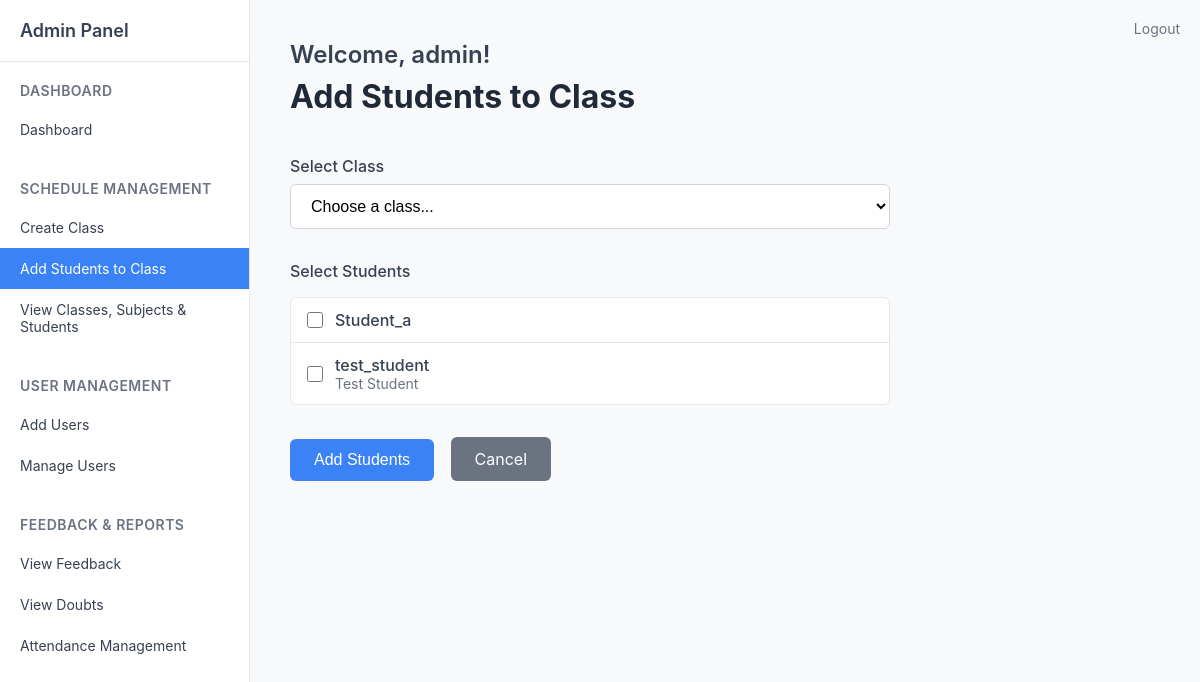
The page /admin/add_students (signed in) on the database as committed earlier.
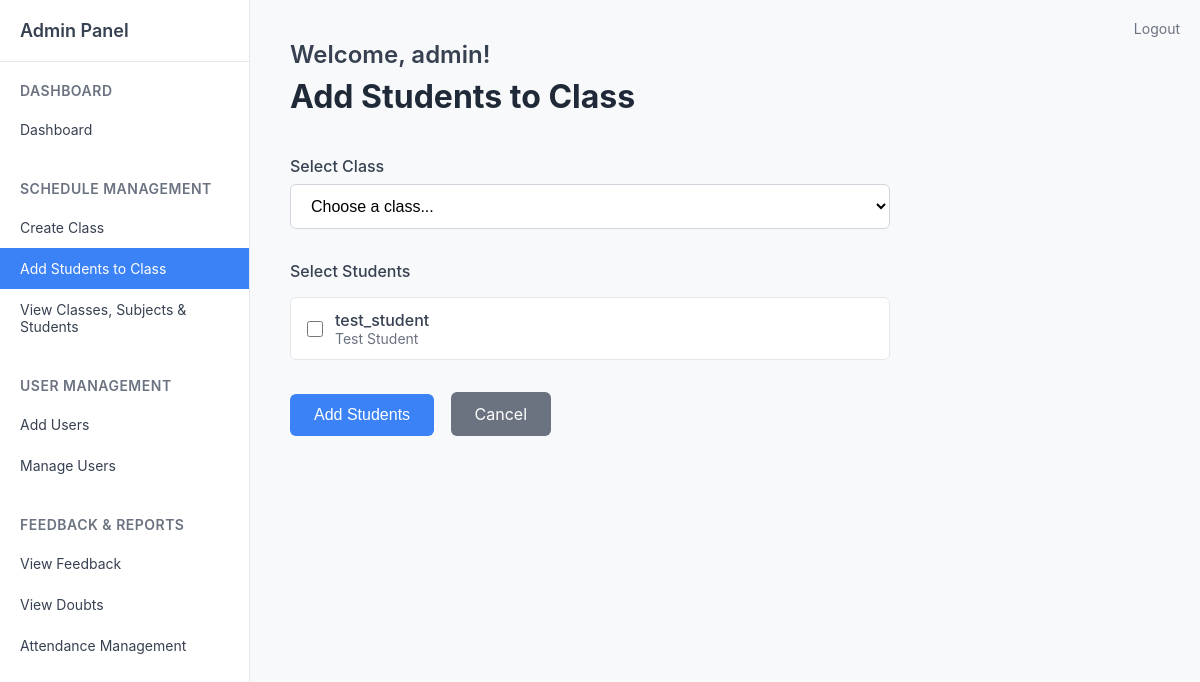
The same page on the database as committed later.
### tables this page shows
CREATE TABLE users (
            id INTEGER PRIMARY KEY AUTOINCREMENT,
            username TEXT UNIQUE NOT NULL,
            password TEXT NOT NULL,
            role TEXT NOT NULL DEFAULT 'student',
            email TEXT,
            name TEXT,
            phone TEXT,
            address TEXT,
            created_by INTEGER,
            created_on DATETIME DEFAULT CURRENT_TIMESTAMP,
            updated_by INTEGER,
            updated_on DATETIME,
            FOREIGN KEY (created_by) REFERENCES users(id)
        );

### routes/admin.py (the view)
@admin_bp.route('/add_students')
def add_students():
    if 'role' not in session or session['role'] != 'admin':
        return redirect(url_for('auth.login'))
    conn = get_db()
    cur = conn.cursor()
    cur.execute('SELECT id, name, type FROM classes WHERE status = "active" ORDER BY name')
    classes = cur.fetchall()
    cur.execute('''
        SELECT u.id, u.username, u.name
        FROM users u
        WHERE u.role = 'student'
        ORDER BY u.username
    ''')
    students = cur.fetchall()
    conn.close()
    return render_template('admin/add_students.html', classes=classes, students=students)

### routes/admin.py (called while the page is built)
def get_db():
    return sqlite3.connect('users.db')

### templates/admin/add_students.html (shortened to what this page needs)
{% extends 'admin/sidebar.html' %}
{% block content %}
<div class="welcome-text">Welcome, admin!</div>
<div class="page-title">Add Students to Class</div>
<form method="POST" action="{{ url_for('admin.assign_students') }}" style="max-width: 600px;">
    <div style="margin-bottom: 32px;">
        <label style="display: block; font-size: 16px; font-weight: 500; color: #374151; margin-bottom: 8px;">Select Class</label>
        <select name="class_id" id="class_id" required style="width: 100%; padding: 12px 16px; font-size: 16px; border: 1px solid #d1d5db; border-radius: 6px; background-color: #ffffff;">
            <option value="">Choose a class...</option>
        </select>
    </div>
    <div style="margin-bottom: 32px;">
        <label style="display: block; font-size: 16px; font-weight: 500; color: #374151; margin-bottom: 16px;">Select Students</label>
        {% if students %}
        <div style="background-color: #ffffff; border: 1px solid #e5e7eb; border-radius: 6px; padding: 0;">
            {% for student in students %}
            <label style="display: flex; align-items: center; padding: 12px 16px; border-bottom: 1px solid #e5e7eb; cursor: pointer; margin: 0;" for="student_{{ student[0] }}">
                <input type="checkbox" name="student_ids" value="{{ student[0] }}" id="student_{{ student[0] }}" style="margin-right: 12px; width: 16px; height: 16px;">
                <div style="display: flex; flex-direction: column;">
                    <span style="font-size: 16px; color: #374151; font-weight: 500;">{{ student[1] }}</span>
                    {% if student[2] %}
                    <span style="font-size: 14px; color: #6b7280;">{{ student[2] }}</span>
                    {% endif %}
                </div>
            </label>
            {% endfor %}
        </div>
        {% else %}
        <div style="background-color: #fef2f2; border: 1px solid #fecaca; border-radius: 6px; padding: 16px; color: #991b1b;">
            <i class="bi bi-exclamation-triangle" style="margin-right: 8px;"></i>
            No students found in the system. Please create student users first.
        </div>
        {% endif %}
    </div>
    <div>
        <button type="submit" style="background-color: #3b82f6; color: white; border: none; padding: 12px 24px; font-size: 16px; border-radius: 6px; cursor: pointer;">
            Add Students
        </button>
        <a href="{{ url_for('admin.dashboard') }}" style="background-color: #6b7280; color: white; border: none; padding: 12px 24px; font-size: 16px; border-radius: 6px; text-decoration: none; display: inline-block; margin-left: 12px;">
            Cancel
        </a>
    </div>
</form>
{% endblock %}

Rows that differ between the two databases and show on the page:
removed users: username "Student_a"
